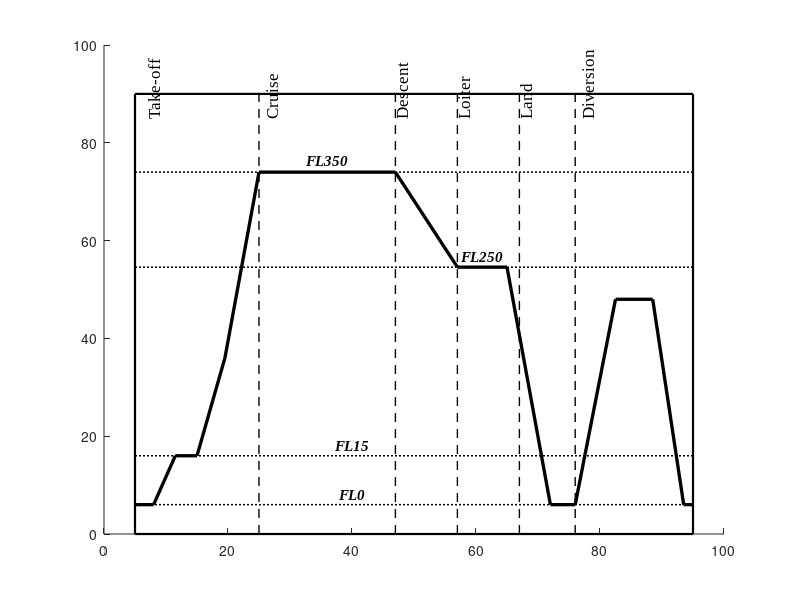

This figure's MATLAB source: (Note: this script raises an error after producing the figure.)
%% Flight Mission Profile Generator in MATLAB
% Generates a clean, textbook-style aircraft flight mission profile
% Includes: Take-off, Cruise (FL350), Descent, Loiter (FL250), Land, Diversion, and Reserve
% Initial flight length (Main mission): 12,500 km

clear; clc; close all;

%% 1. Create Figure
fig = figure('Name', 'Flight Mission Profile', ...
             'Color', 'w', ...
             'Position', [100, 100, 950, 680]);
ax = axes('Parent', fig);
hold(ax, 'on');

%% 2. Diagram Geometric Boundaries
x_min = 5;   x_max = 95;
y_min = 0;   y_max = 90;

% Outer rectangular frame (textbook style)
plot([x_min, x_max, x_max, x_min, x_min], ...
     [y_min, y_min, y_max, y_max, y_min], ...
     'k-', 'LineWidth', 1.6);

%% 3. Cruising Altitude Definition & Flight Levels
y_FL0   = 6.0;   % Ground level (FL0)
y_FL15  = 16.0;  % Initial departure level (FL15)
y_FL350 = 74.0;  % Cruising altitude level (FL350)

% Loiter altitude proportional to 25,000 ft:
y_FL250 = y_FL0 + (250 / 350) * (y_FL350 - y_FL0); % FL250 (54.6)

% FL0 (Ground level)
plot([x_min, x_max], [y_FL0, y_FL0], 'k:', 'LineWidth', 1.1);
text(40, y_FL0 + 2.2, 'FL0', 'FontName', 'Times New Roman', ...
     'FontSize', 11, 'FontWeight', 'bold', 'FontAngle', 'italic', 'HorizontalAlignment', 'center');

% FL15
plot([x_min, x_max], [y_FL15, y_FL15], 'k:', 'LineWidth', 1.1);
text(40, y_FL15 + 2.2, 'FL15', 'FontName', 'Times New Roman', ...
     'FontSize', 11, 'FontWeight', 'bold', 'FontAngle', 'italic', 'HorizontalAlignment', 'center');

% FL250 (Loiter level)
plot([x_min, x_max], [y_FL250, y_FL250], 'k:', 'LineWidth', 1.1);
text(61, y_FL250 + 2.2, 'FL250', 'FontName', 'Times New Roman', ...
     'FontSize', 11, 'FontWeight', 'bold', 'FontAngle', 'italic', 'HorizontalAlignment', 'center');

% FL350 (Cruise level)
plot([x_min, x_max], [y_FL350, y_FL350], 'k:', 'LineWidth', 1.1);
text(36, y_FL350 + 2.4, 'FL350', 'FontName', 'Times New Roman', ...
     'FontSize', 11, 'FontWeight', 'bold', 'FontAngle', 'italic', 'HorizontalAlignment', 'center');

%% 4. Vertical Phase Boundary Lines (Dashed)
x_to_cr  = 25;  % Take-off -> Cruise
x_cr_de  = 47;  % Cruise -> Descent
x_de_lo  = 57;  % Descent -> Loiter
x_lo_la  = 67;  % Loiter -> Land
x_la_di  = 76;  % Land -> Diversion

phase_divs = [x_to_cr, x_cr_de, x_de_lo, x_lo_la, x_la_di];
for x = phase_divs
    plot([x, x], [y_min, y_max], 'k--', 'LineWidth', 1.0);
end

%% 5. Top Phase Labels (Rotated 90 degrees)
font_opts = {'FontName', 'Times New Roman', 'FontSize', 12, ...
             'Rotation', 90, 'VerticalAlignment', 'bottom', 'HorizontalAlignment', 'left'};

text(9,  y_max - 5, 'Take-off',   font_opts{:});
text(28, y_max - 5, 'Cruise',     font_opts{:});
text(49, y_max - 5, 'Descent',    font_opts{:});
text(59, y_max - 5, 'Loiter',     font_opts{:});
text(69, y_max - 5, 'Land',       font_opts{:});
text(79, y_max - 5, 'Diversion',  font_opts{:});

%% 6. Flight Profile Trajectory (Cruising at FL350, Loiter at FL250)
x_profile = [
     5.0, ...  % Ground start
     8.0, ...  % Take-off roll begin
    11.5, ...  % Initial climb to FL15
    15.0, ...  % Level segment at FL15
    19.5, ...  % Intermediate climb
    25.0, ...  % Reach cruise altitude (FL350)
    47.0, ...  % End of cruise at FL350
    57.0, ...  % Reach loiter altitude (FL250)
    65.0, ...  % End of loiter at FL250
    72.0, ...  % Touchdown / landing at destination (FL0)
    76.0, ...  % Diversion decision
    82.5, ...  % Climb to alternate cruise altitude
    88.5, ...  % End of diversion cruise
    93.5, ...  % Alternate landing touchdown
    95.0       % Parking / shut-down
];

y_profile = [
    y_FL0, ...
    y_FL0, ...
    y_FL15, ...
    y_FL15, ...
    36.0, ...
    y_FL350, ...
    y_FL350, ...
    y_FL250, ...
    y_FL250, ...
    y_FL0, ...
    y_FL0, ...
    48.0, ...
    48.0, ...
    y_FL0, ...
    y_FL0
];

% Draw the flight trajectory curve
plot(x_profile, y_profile, 'k-', 'LineWidth', 2.4);

%% 7. Top Weight Labels & Downward Arrows (TOW, Landing weight, ZFW)
draw_down_arrow(ax, 8.0,  y_max + 7.5, y_max, 'TOW');
draw_down_arrow(ax, 72.0, y_max + 7.5, y_max, 'Landing weight');
draw_down_arrow(ax, 93.5, y_max + 7.5, y_max, 'ZFW');

%% 8. Bottom Dimension Brackets (Main mission, Reserve, Diversion)
% Vertical guide lines extending down from the frame
plot([x_min, x_min], [y_min, -26], 'k-',  'LineWidth', 0.8);
plot([8.0,   8.0],   [y_min, -18], 'k-',  'LineWidth', 0.8);
plot([57.0,  57.0],  [y_min, -18], 'k:',  'LineWidth', 0.8);
plot([72.0,  72.0],  [y_min, -18], 'k-',  'LineWidth', 0.8);
plot([76.0,  76.0],  [y_min, -10], 'k-',  'LineWidth', 0.8);
plot([93.5,  93.5],  [y_min, -26], 'k-',  'LineWidth', 0.8);

% 1. Main mission bracket with 12,500 km initial flight length
draw_dimension_bracket(ax, 8.0, 72.0, -7.0, 'Main mission (12,500 km)', false);

% 2. Diversion bracket (sub-segment)
draw_dimension_bracket(ax, 76.0, 93.5, -7.0, 'Diversion', false);

% 3. Reserve bracket (encompassing Loiter and Diversion)
draw_dimension_bracket(ax, 57.0, 93.5, -15.5, 'Reserve', true);

% 4. Total flight mission duration / fuel span
draw_dimension_bracket(ax, x_min, 93.5, -23.5, 'Flight time and fuel', false);

%% 9. Axis Settings
xlim([0, 100]);
ylim([-30, 105]);
axis(ax, 'off'); % Hide default axes for a clean publication-ready look

%% 10. Optional: Export High-Resolution Images (PNG/PDF)
% exportgraphics(fig, 'flight_mission_profile.png', 'Resolution', 300);
% exportgraphics(fig, 'flight_mission_profile.pdf', 'ContentType', 'vector');

disp('Flight mission profile diagram with FL250 and 12,500 km successfully generated in MATLAB!');


%% === HELPER FUNCTIONS ===

% Draw downward-pointing arrow with weight label
function draw_down_arrow(~, x, y_start, y_end, label_text)
    plot([x, x], [y_start, y_end], 'k-', 'LineWidth', 1.3);
    arr_w = 0.9;
    arr_h = 2.0;
    fill([x - arr_w, x + arr_w, x], ...
         [y_end + arr_h, y_end + arr_h, y_end], ...
         'k', 'EdgeColor', 'none');
    text(x, y_start + 1.2, label_text, ...
         'FontName', 'Times New Roman', 'FontSize', 12, ...
         'FontWeight', 'bold', 'FontAngle', 'italic', ...
         'HorizontalAlignment', 'center', 'VerticalAlignment', 'bottom');
end

% Draw horizontal double-ended dimension bracket with label
function draw_dimension_bracket(~, x1, x2, y, label_text, is_bold)
    plot([x1, x2], [y, y], 'k-', 'LineWidth', 1.2);
    arr_w = 1.6;
    arr_h = 1.0;
    fill([x1, x1 + arr_w, x1 + arr_w], [y, y + arr_h, y - arr_h], 'k', 'EdgeColor', 'none');
    fill([x2, x2 - arr_w, x2 - arr_w], [y, y + arr_h, y - arr_h], 'k', 'EdgeColor', 'none');
     
    weight = 'normal';
    if is_bold
        weight = 'bold';
    end
    text((x1 + x2)/2, y + 1.2, label_text, ...
         'FontName', 'Times New Roman', 'FontSize', 11, ...
         'FontWeight', weight, ...
         'HorizontalAlignment', 'center', 'VerticalAlignment', 'bottom');
end
